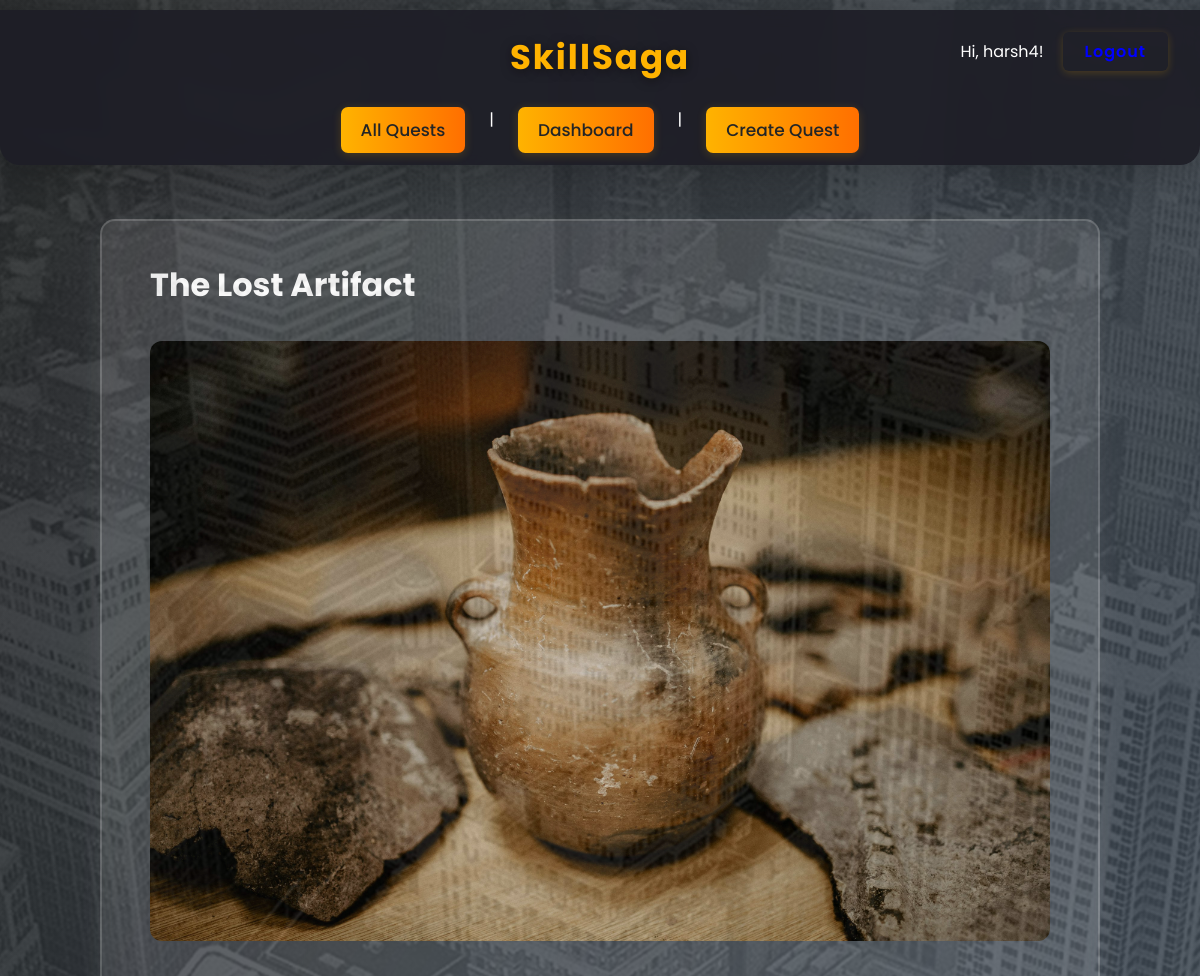
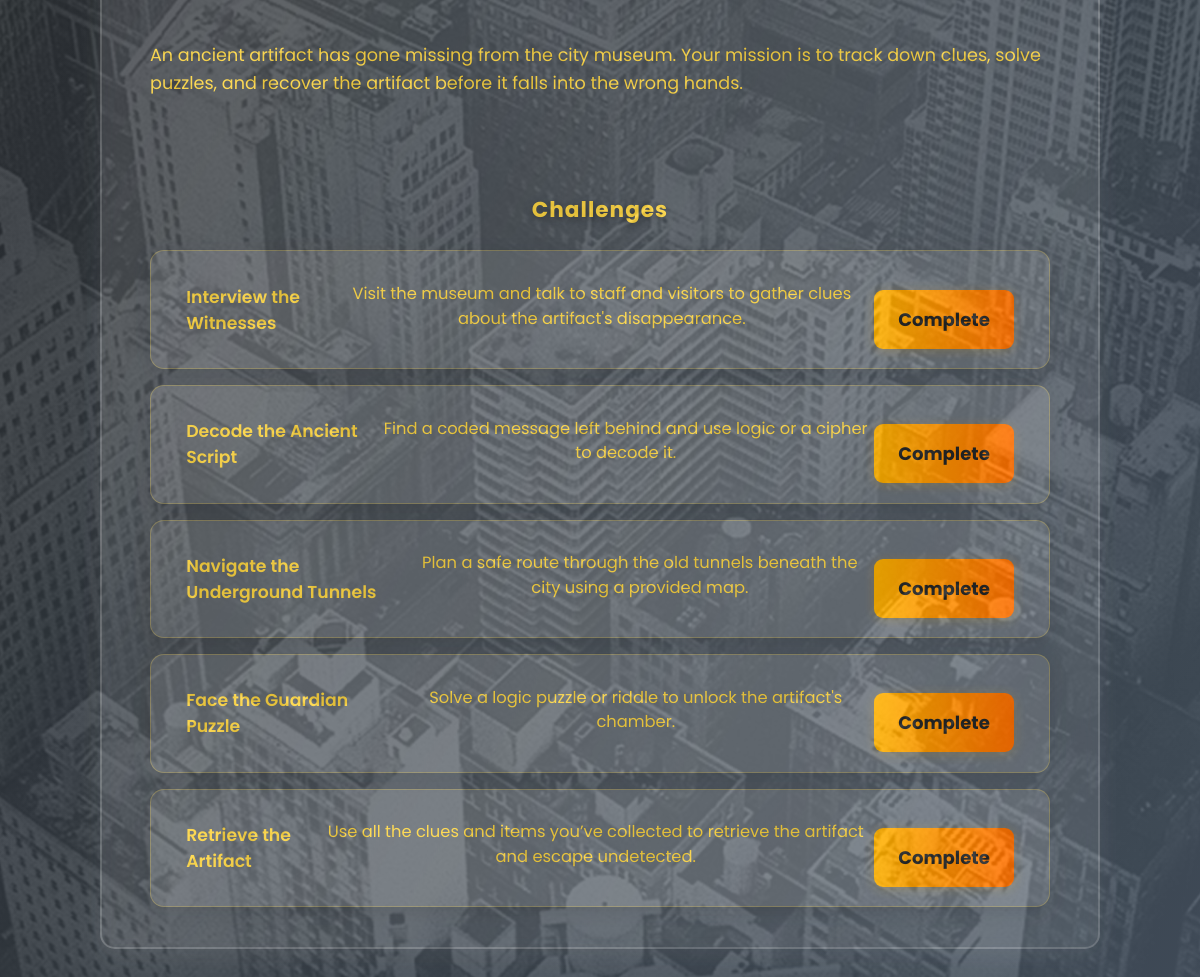
Screenshot of /quest/11/ (signed in) with the database file from the repository (2 pictures, top to bottom).
### quests/models.py (models this page shows, shortened)
class Quest(models.Model):
    creator = models.ForeignKey(User, on_delete=models.CASCADE, related_name='created_quests')
    title = models.CharField(max_length=100)
    description = models.TextField()
    image = models.ImageField(upload_to='quest_images/', blank=True, null=True)
    created_at = models.DateTimeField(auto_now_add=True)

class Challenge(models.Model):
    quest = models.ForeignKey(Quest, on_delete=models.CASCADE, related_name='challenges')
    title = models.CharField(max_length=100)
    description = models.TextField()
    order = models.PositiveIntegerField(default=0)

### quests/views.py (the view)
# urls.py: path('quest/<int:quest_id>/', views.quest_detail, name='quest_detail'),
@allow_guest_user
def quest_detail(request, quest_id):
    quest = get_object_or_404(Quest, id=quest_id)
    challenges = quest.challenges.order_by('order')
    user_progress = {p.challenge.id: p for p in Progress.objects.filter(user=request.user, challenge__in=challenges)}
    return render(request, 'quests/quest_detail.html', {
        'quest': quest,
        'challenges': challenges,
        'user_progress': user_progress,
        'show_badge_message': False,  # <--- Add this line
    })

### quests/templates/quests/quest_detail.html (shortened to what this page needs)
{% extends 'quests/base.html' %}
{% load get_item static %}
{% block content %}
<div class="main-container">
  <div class="quest-card">
    <h1>{{ quest.title }}</h1>
    {% if quest.image %}
      <img src="{{ quest.image.url }}" alt="" style="max-width:100%;border-radius:12px;">
    {% endif %}
    {% if quest.description %}
      <div class="quest-description">
        {{ quest.description }}
      </div>
    {% endif %}
    <div class="challenges-section">
      <h3 class="challenges-heading">Challenges</h3>
      <div class="challenges-list">
        {% for challenge in challenges %}
  <div class="challenge-card{% if challenge.completed %} completed{% endif %}" id="challenge-{{ challenge.id }}">
    <div class="challenge-title">{{ challenge.title }}</div>
    <div class="challenge-description">{{ challenge.description }}</div>
    {% if challenge.completed %}
      <span class="challenge-status">Completed</span>
    {% else %}
      <form class="complete-form" data-id="{{ challenge.id }}" method="post" action="{% url 'complete_challenge' challenge.id %}">
        <button class="complete-btn" type="submit">Complete</button>
      </form>
    {% endif %}
  </div>
{% endfor %}
      </div>
    </div>
  </div>
</div>
{% endblock %}

### quests/templates/quests/base.html (shortened to what this page needs)
{% load static %}
<!DOCTYPE html>
<html lang="en">
<head>
    <link rel="stylesheet" href="{% static 'quests/styles.css' %}">
    <link rel="stylesheet" href="https://cdnjs.cloudflare.com/ajax/libs/font-awesome/6.4.0/css/all.min.css">
    <link rel="stylesheet" href="https://cdn.jsdelivr.net/npm/sweetalert2@11/dist/sweetalert2.min.css">
</head>
<body>
   <div class="header">
    <h1>SkillSaga</h1>
    <nav>
        <a href="{% url 'quest_list' %}">All Quests</a> |
        <a href="{% url 'dashboard' %}">Dashboard</a> |
        <a href="{% url 'create_quest' %}">Create Quest</a>
    </nav>
    <div class="user-info">
    {% if user.is_authenticated %}
        <span>Hi, {{ user.username }}!</span>
        <form action="{% url 'logout' %}" method="post" style="display:inline;">
            <button type="submit" class="logout-btn">Logout</button>
        </form>
    {% else %}
        <a href="{% url 'login' %}?next={{ request.path }}">Login</a>
    {% endif %}
    </div>
   </div>
   {% block content %}{% endblock %}
</body>
</html>

### quests/static/quests/styles.css (style rules this page uses)
body { background: linear-gradient(120deg, #232526 0%, #485563 100%); min-height: 100vh; color: #fff; padding-top: 0px; transition: background 0.5s; position: relative; }
body::after { content: ''; position: fixed; top: 0; left: 0; right: 0; bottom: 0; background: url("images/watermark.jpg") center center no-repeat; background-size: cover; opacity: 0.12; pointer-events: none; z-index: 0; }
* { margin: 0; padding: 0; box-sizing: border-box; font-family: 'Poppins', sans-serif; }
.header { position: fixed; top: 10px; left: 0; width: 100%; background: rgba(30, 30, 38, 0.92); padding: 22px 0 12px 0; z-index: 1000; box-shadow: 0 12px 32px rgba(0, 0, 0, 0.18); border-radius: 0 0 20px 20px; text-align: center; backdrop-filter: blur(8px); }
.header h1 { font-size: 34px; font-weight: 700; color: #ffb300; margin-bottom: 8px; letter-spacing: 2px; text-shadow: 0 2px 12px #0007; }
.header nav { margin-top: 1rem; display: inline-flex; gap: 24px; }
.header nav a { text-decoration: none; color: #232526; font-size: 17px; font-weight: 500; padding: 10px 20px; border-radius: 7px; background: linear-gradient(90deg, #ffb300 0%, #ff6f00 100%); transition: all 0.3s; box-shadow: 0 2px 10px #ffb30033; border: none; }
.main-container { width: 100vw; min-height: 100vh; display: flex; flex-direction: column; align-items: center; justify-content: flex-start; padding: 2rem 0; }
.quest-card { background: rgba(255,255,255,0.12); border-radius: 15px; padding: 2.5rem 3rem 2.5rem 3rem; width: 100%; max-width: 1000px; min-width: 320px; box-shadow: 0 8px 25px rgba(255,255,255,0.09); border: 2px solid rgba(255,255,255,0.18); display: flex; flex-direction: column; gap: 2rem; backdrop-filter: blur(6px); animation: fadein 0.7s; margin: 2rem 0; }
.quest-card h2, .quest-card h3 { margin-bottom: 1.5rem; letter-spacing: 1px; color: #ffd740; text-shadow: 0 2px 8px #0006; text-align: center; }
.quest-card form { display: flex; flex-direction: column; gap: 2.2rem; }
.quest-card button[type="submit"] { margin-top: 1.2rem; padding: 1rem 1.5rem; font-size: 1.13rem; font-weight: 700; border-radius: 9px; border: none; background: linear-gradient(90deg, #ffb300 0%, #ff6f00 100%); color: #232526; cursor: pointer; box-shadow: 0 2px 12px #ffb30033; transition: background 0.2s, color 0.2s, transform 0.2s; }
.header { position: relative; }
.user-info { position: absolute; top: 22px; right: 32px; display: flex; align-items: center; gap: 0.7rem; font-size: 1rem; z-index: 10; }
.user-info form { margin: 0; }
.user-info button { margin-left: 0.5rem; background: none; border: none; color: #00f; cursor: pointer; }
.logout-btn { background: linear-gradient(90deg, #ff6f00 0%, #ffd740 100%); color: #232526; font-weight: 600; border: none; border-radius: 6px; padding: 7px 22px; margin-left: 10px; box-shadow: 0 2px 8px #ffb30033; cursor: pointer; font-size: 1rem; transition: background 0.2s, color 0.2s, transform 0.2s; outline: none; letter-spacing: 1px; }
.challenges-section { margin-top: 2.5rem; text-align: center; }
.challenges-heading { color: #ffd740; font-size: 1.35rem; font-weight: 700; margin-bottom: 1.2rem; letter-spacing: 1px; }
.challenges-list { display: flex; flex-direction: column; gap: 1rem; align-items: center; }
.challenge-card { background: rgba(255,255,255,0.13); border-radius: 14px; padding: 1.2rem 2.2rem; min-width: 900px; max-width: 480px; width: 100%; box-shadow: 0 4px 18px rgba(0,0,0,0.13); border: 1.5px solid #ffd74044; display: flex; justify-content: space-between; align-items: center; font-size: 1.08rem; transition: background 0.2s, box-shadow 0.2s; }
.challenge-title { font-weight: 600; color: #ffd740; text-align: left; }
.quest-description { color: #ffd740; font-size: 1.1rem; margin: 1rem 0 1.5rem 0; line-height: 1.6; white-space: pre-line; }
.challenge-description { color: #ffd740; font-size: 1.02rem; margin: 0.3rem 0 0.7rem 0; line-height: 1.5; }

### rows the page displays
Quest: title "The Lost Artifact", image (picture), description "An ancient artifact has gone missing from the city museum. Your mission is to track down clues, solve puzzles, and recover the artifact before it falls into the wrong hands."
Challenge: title "Interview the Witnesses", description "Visit the museum and talk to staff and visitors to gather clues about the artifact's disappearance."
Challenge: title "Decode the Ancient Script", description "Find a coded message left behind and use logic or a cipher to decode it."
Challenge: title "Navigate the Underground Tunnels", description "Plan a safe route through the old tunnels beneath the city using a provided map."
Challenge: title "Face the Guardian Puzzle", description "Solve a logic puzzle or riddle to unlock the artifact's chamber."
Challenge: title "Retrieve the Artifact", description "Use all the clues and items you’ve collected to retrieve the artifact and escape undetected."

### other values shown
{{ user.username }} "harsh4"
